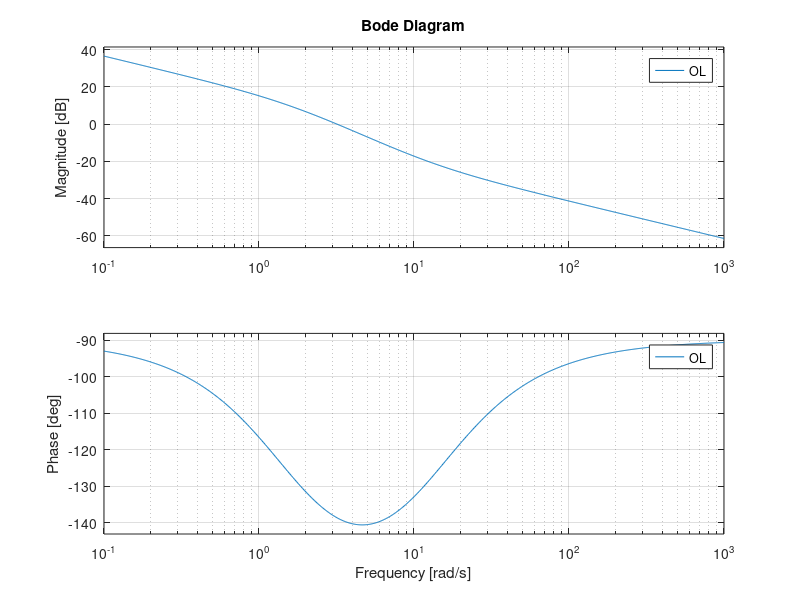

Recreate this plot in MATLAB.
clc
close all
clear all
s=tf('s')
#**********
#Variables
L=0.8;
R=1.33;
ki=10.355/2;
kp=0.4;


#Controller
C=kp+(ki/s);

#Plant, sensor, and actuator
P=1/(R+s*L); #Plant
Hi=(1/80); #Sensor
Hv=137; #Actuator

OL=C*P*Hv*Hi #open loop
CL=C*P*Hv/(1+C*P*Hv*Hi) #close loop


[GAMMA, PHI, W_GAMMA, W_PHI] = margin (OL)
title("Open loop")
bode(OL)
#figure;
#bode(CL)



